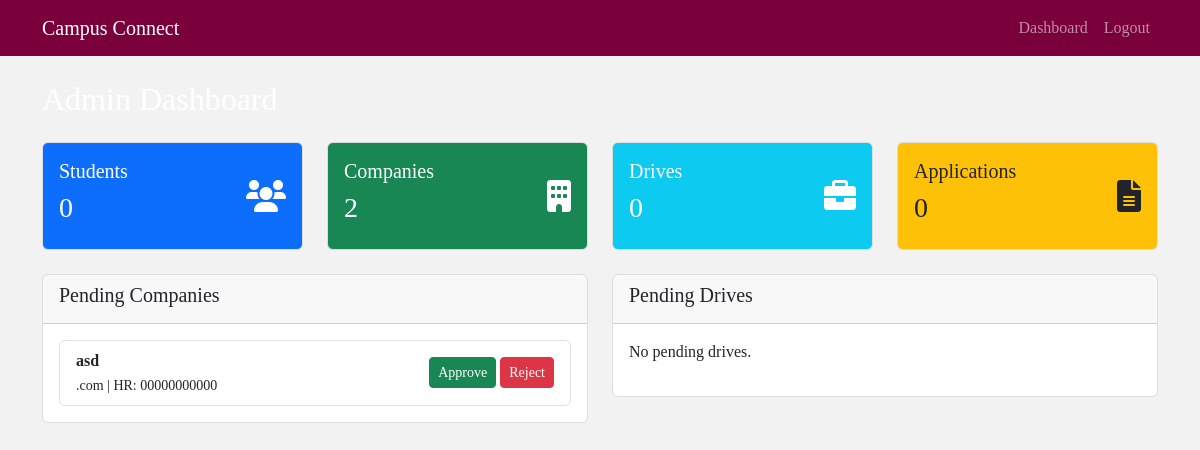
Page /admin/dashboard (signed in) on the earlier database version.
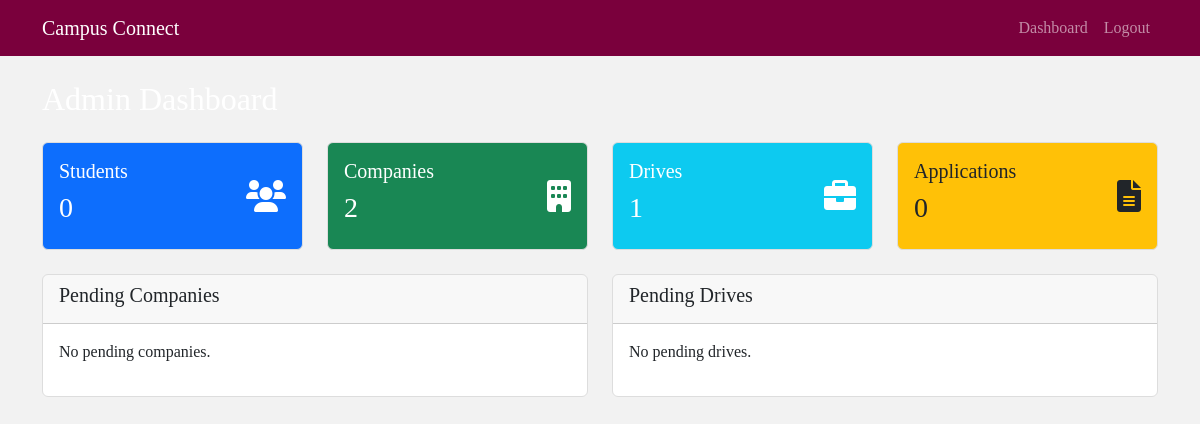
Same page on the later database version.
### models.py (models this page shows)
class CompanyProfile(db.Model):
    __tablename__ = 'company_profiles'
    id = db.Column(db.Integer, primary_key=True)
    user_id = db.Column(db.Integer, db.ForeignKey('users.id'), nullable=False)
    company_name = db.Column(db.String(100), nullable=False)
    hr_contact = db.Column(db.String(100))
    website = db.Column(db.String(100))
    is_approved = db.Column(db.Boolean, default=False)
    drives = db.relationship('PlacementDrive', backref='company', cascade='all, delete-orphan')

### views/admin.py (the view)
@admin_bp.route('/dashboard')
@login_required
@role_required('admin')
def dashboard():
    total_students = User.query.filter_by(role='student').count()
    total_companies = User.query.filter_by(role='company').count()
    total_applications = Application.query.count()
    total_drives = PlacementDrive.query.count()
    pending_companies = CompanyProfile.query.filter_by(is_approved=False).all()
    pending_drives = PlacementDrive.query.filter_by(status='pending').all()
    return render_template('admin/dashboard.html',
                           total_students=total_students,
                           total_companies=total_companies,
                           total_applications=total_applications,
                           total_drives=total_drives,
                           pending_companies=pending_companies,
                           pending_drives=pending_drives)

### views/utils.py (called while the page is built)
def role_required(role):
    def wrapper(f):
        @wraps(f)
        def check_role_and_execute(*args, **kwargs):
            if not current_user.is_authenticated or current_user.role != role:
                abort(403)
            if not current_user.is_active:
                abort(403, description="Your account is deactivated.")
            return f(*args, **kwargs)
        return check_role_and_execute
    return wrapper

### templates/admin/dashboard.html
{% extends "layout.html" %}
{% block content %}
<h2 class="mb-4">Admin Dashboard</h2>
<div class="row mb-4">
  <div class="col-md-3">
    <div class="card bg-primary text-white">
      <div class="card-body d-flex justify-content-between align-items-center">
        <div>
          <h5>Students</h5>
          <h3>{{ total_students }}</h3>
        </div>
        <i class="fas fa-users fa-2x"></i>
      </div>
    </div>
  </div>
  <div class="col-md-3">
    <div class="card bg-success text-white">
      <div class="card-body d-flex justify-content-between align-items-center">
        <div>
          <h5>Companies</h5>
          <h3>{{ total_companies }}</h3>
        </div>
        <i class="fas fa-building fa-2x"></i>
      </div>
    </div>
  </div>
  <div class="col-md-3">
    <div class="card bg-info text-white">
      <div class="card-body d-flex justify-content-between align-items-center">
        <div>
          <h5>Drives</h5>
          <h3>{{ total_drives }}</h3>
        </div>
        <i class="fas fa-briefcase fa-2x"></i>
      </div>
    </div>
  </div>
  <div class="col-md-3">
    <div class="card bg-warning">
      <div class="card-body d-flex justify-content-between align-items-center">
        <div>
          <h5>Applications</h5>
          <h3>{{ total_applications }}</h3>
        </div>
        <i class="fas fa-file-alt fa-2x"></i>
      </div>
    </div>
  </div>
</div>
<div class="row">
  <div class="col-md-6">
    <div class="card">
      <div class="card-header">
        <h5>Pending Companies</h5>
      </div>
      <div class="card-body">
        {% if pending_companies %}
        <ul class="list-group">
          {% for company in pending_companies %}
          <li class="list-group-item d-flex justify-content-between align-items-center">
            <div>
              <strong>{{ company.company_name }}</strong><br>
              <small>{{ company.website or 'N/A' }} | HR: {{ company.hr_contact }}</small>
            </div>
            <form method="POST" action="{{ url_for('admin.approve_company', profile_id=company.id) }}">
              <button type="submit" name="action" value="approve" class="btn btn-success btn-sm">Approve</button>
              <button type="submit" name="action" value="reject" class="btn btn-danger btn-sm">Reject</button>
            </form>
          </li>
          {% endfor %}
        </ul>
        {% else %}
        <p>No pending companies.</p>
        {% endif %}
      </div>
    </div>
  </div>
  <div class="col-md-6">
    <div class="card">
      <div class="card-header">
        <h5>Pending Drives</h5>
      </div>
      <div class="card-body">
        {% if pending_drives %}
        <ul class="list-group">
          {% for drive in pending_drives %}
          <li class="list-group-item">
            <div class="d-flex justify-content-between">
              <div>
                <strong>{{ drive.job_title }}</strong><br>
                <small>{{ drive.company.company_name }}</small>
              </div>
              <form method="POST" action="{{ url_for('admin.approve_drive', drive_id=drive.id) }}">
                <button type="submit" name="action" value="approve" class="btn btn-success btn-sm">Approve</button>
                <button type="submit" name="action" value="reject" class="btn btn-danger btn-sm">Reject</button>
              </form>
            </div>
            <small>{{ drive.job_description }}</small><br>
            <small>Deadline: {{ drive.deadline.strftime('%Y-%m-%d') }}</small>
          </li>
          {% endfor %}
        </ul>
        {% else %}
        <p>No pending drives.</p>
        {% endif %}
      </div>
    </div>
  </div>
</div>
{% endblock %}

Differences in the rows shown:
no longer on this page (row edited): CompanyProfile: company_name "asd", website ".com", hr_contact "00000000000"
Other differences:
{{ total_drives }}: "0" → "1"
text now shown: "No pending companies."
